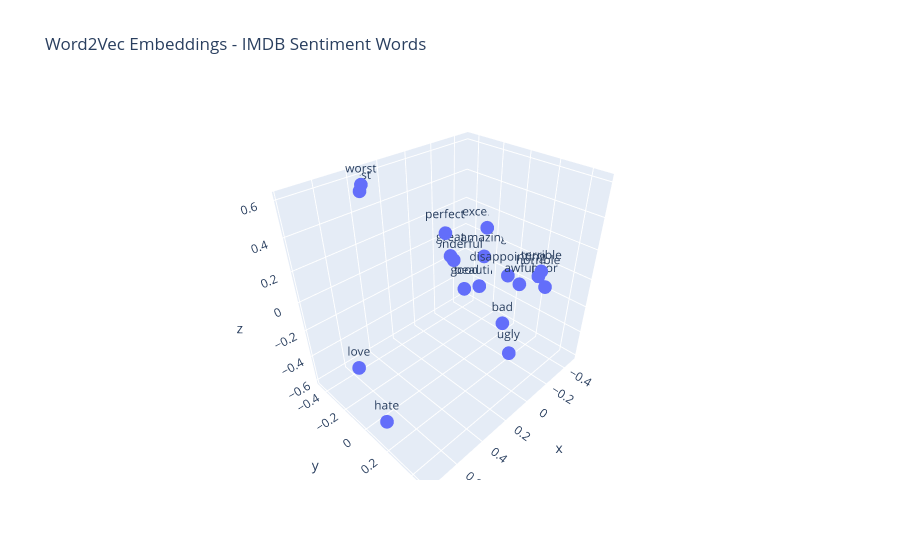

Notebook source saved alongside this figure:
### Code cell
# Visualize word embeddings in 3D space
import plotly.express as px

# Select a subset of words for visualization (sentiment-related words)
words_to_plot = ['good', 'bad', 'great', 'terrible', 'excellent', 'awful', 
                 'amazing', 'horrible', 'best', 'worst', 'love', 'hate',
                 'beautiful', 'ugly', 'perfect', 'poor', 'wonderful', 'disappointing']

# Filter words that exist in vocabulary
available_words = [w for w in words_to_plot if w in model.wv]
print(f"Visualizing {len(available_words)} words: {available_words}")

# Get word vectors for available words
word_indices = [model.wv.key_to_index[w] for w in available_words]
vectors = model.wv.get_normed_vectors()[word_indices]

# Reduce to 3D using PCA
from sklearn.decomposition import PCA
pca = PCA(n_components=3)
vectors_3d = pca.fit_transform(vectors)

# Create 3D scatter plot
fig = px.scatter_3d(
    x=vectors_3d[:, 0], 
    y=vectors_3d[:, 1], 
    z=vectors_3d[:, 2],
    text=available_words,
    title="Word2Vec Embeddings - IMDB Sentiment Words"
)
fig.update_traces(textposition='top center', marker=dict(size=8))
fig.show()

### Figure 1 — Plotly figure (JSON) as saved in the notebook; plotly's stock layout.template omitted (floating-point values rounded to 4 significant figures)
{"data": [{"hovertemplate": "x=%{x}<br>y=%{y}<br>z=%{z}<br>text=%{text}<extra></extra>", "legendgroup": "", "marker": {"color": "#636efa", "size": 8, "symbol": "circle"}, "mode": "markers+text", "name": "", "scene": "scene", "showlegend": false, "text": ["good", "bad", "great", "terrible", "excellent", "awful", "amazing", "horrible", "best", "worst", "love", "hate", "beautiful", "ugly", "perfect", "poor", "wonderful", "disappointing"], "textposition": "top center", "type": "scatter3d", "x": [0.1296, 0.268, -0.1235, -0.1202, -0.4826, 0.04479, -0.3855, -0.1367, 0.3525, 0.4124, 0.5625, 0.7699, -0.4165, -0.1527, -0.114, -0.1994, -0.2897, -0.1189], "y": [0.107, 0.4869, -0.2526, 0.4204, -0.2636, 0.4059, -0.196, 0.3967, -0.4644, -0.3536, -0.3918, 0.1706, -0.2535, 0.2448, -0.2875, 0.4087, -0.3872, 0.2093], "z": [0.05465, 0.1118, 0.003886, 0.1976, 0.06671, 0.1891, -0.08658, 0.1473, 0.518, 0.6046, -0.5953, -0.4447, -0.3723, -0.5196, 0.1564, 0.0528, -0.1574, 0.07309]}], "layout": {"legend": {"tracegroupgap": 0}, "scene": {"domain": {"x": [0, 1], "y": [0, 1]}, "xaxis": {"title": {"text": "x"}}, "yaxis": {"title": {"text": "y"}}, "zaxis": {"title": {"text": "z"}}}, "title": {"text": "Word2Vec Embeddings - IMDB Sentiment Words"}}}
